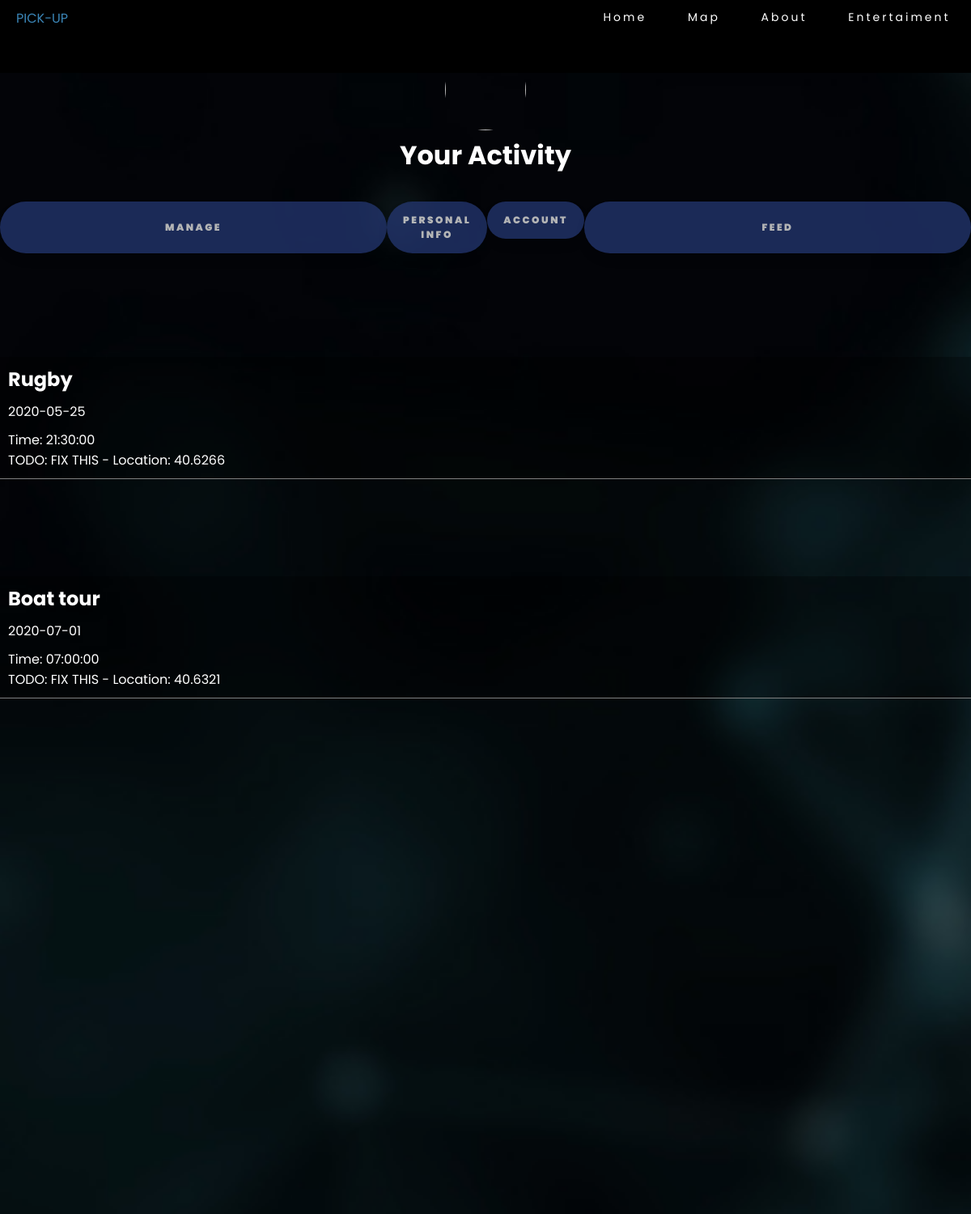
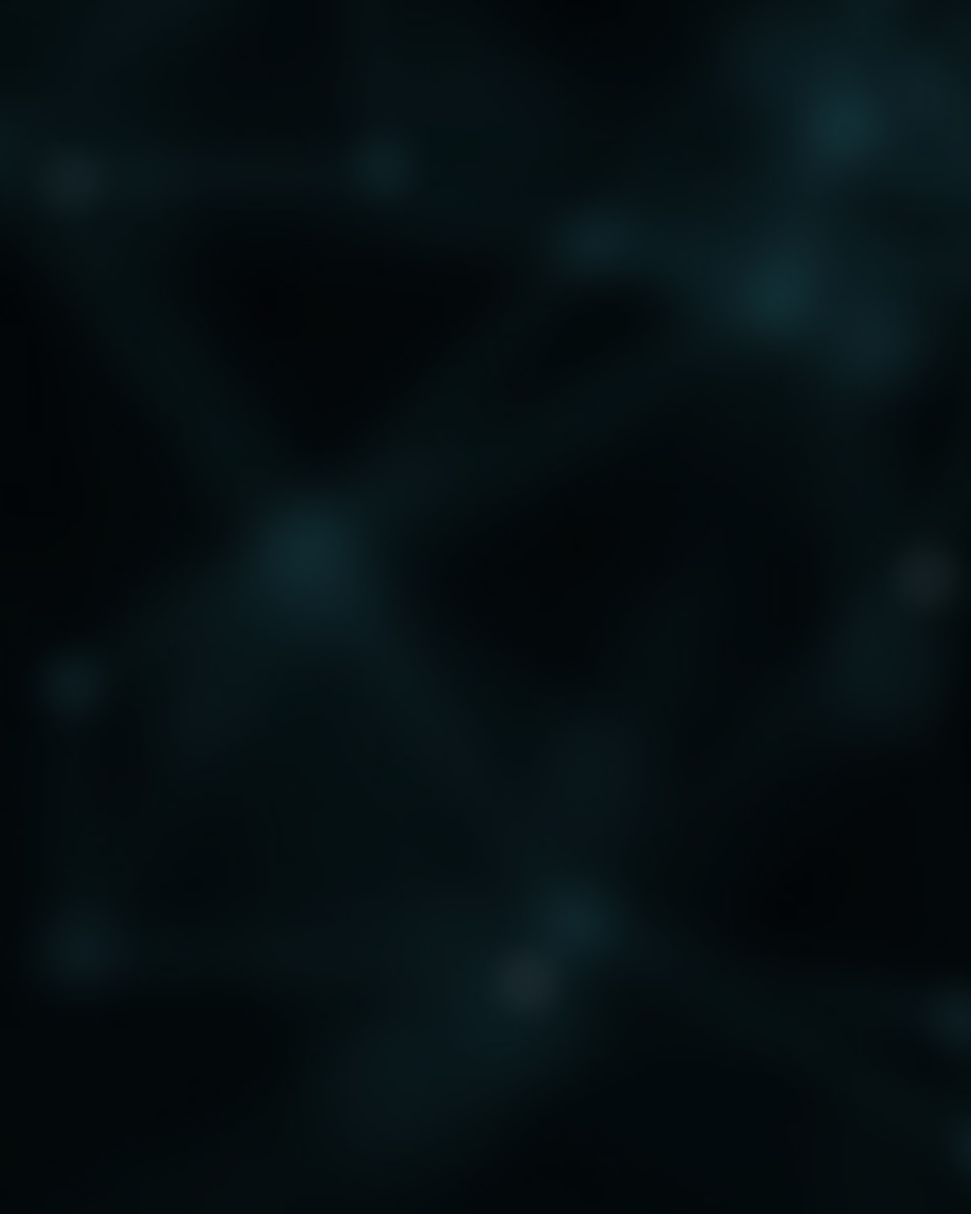
/your-activity.php (signed in), run on the app's committed database (2 pictures, top to bottom).
### tables this page shows
CREATE TABLE `events` (
  `event_id` varchar(13) NOT NULL,
  `date_of_event` date NOT NULL,
  `time_of_event` time NOT NULL,
  `subject` varchar(30) DEFAULT NULL,
  `max_users` int(11) DEFAULT NULL,
  `duration_of_event` time DEFAULT NULL,
  `date_of_posting` timestamp NOT NULL DEFAULT CURRENT_TIMESTAMP ON UPDATE CURRENT_TIMESTAMP,
  `lat` float DEFAULT NULL,
  `lng` float DEFAULT NULL,
  `description` longtext NOT NULL,
  `creator` varchar(30) NOT NULL
);

### authenticate.php (called while the page is built, shortened)
<?php
require_once('database.php');
require_once('query_auth.php');
function get_username(){
    if(isset($_SESSION['username'])){
        $u = $_SESSION['username'];
        return $u;
    }
    else{
        return 'avatar';
    }
}
?>

### database.php (called while the page is built, shortened)
    <?php
	function db_connect(){
    $servername = "localhost";
    $username = "learta";
    $password = "123";
	$dbname = "cwtest1";
	$conn = mysqli_connect($servername, $username,$password,$dbname);
		return $conn;
	}
?>

### query_auth.php (called while the page is built, shortened)
<?php
function get_UserEvents($username)
{
    $conn = db_connect();
    $sql = "SELECT * from events
            where events.event_id in
            (select event_id from isin where user_id = '$username');";
    $result = $conn->query($sql);
    return makeEvent($result);
}
function makeEvent($result){
    if ($result->num_rows > 0) {
        $events = array();
        for ($x = 0; $x < $result->num_rows; $x++) {
            $row = $result->fetch_assoc();
            $event_id = $row["event_id"];
            $date = $row["date_of_event"];
            $time = $row["time_of_event"];
            $title = $row["subject"];
            $lat = $row["lat"];
            $lng = $row["lng"];
            $description = $row["description"];
            $creator = $row["creator"];
            $max_users = $row["max_users"];
            $event = new Event($event_id, $date, $time, $title, $lat,$lng,$description, $creator,$max_users);
            array_push($events, $event);
        }
        return $events;
    }
}
class Event
{
    public $event_id, $date, $time, $title, $lat, $lng, $description, $creator, $max_users;
    function __construct($event_id, $date, $time, $title, $lat, $lng, $description,$creator, $max_users)
    {
        $this->date = $date;
        $this->time = $time;
        $this->title = $title;
        $this->lat = $lat;
    }
    function get_date()
    {
        return $this->date;
    }
    function get_time()
    {
        return $this->time;
    }
    function get_lat()
    {
        return $this->lat;
    }
    function get_title()
    {
        return $this->title;
    }
}
?>

### your-activity.php (the view, shortened to what this page needs)
<!DOCTYPE html>
<html lang="en">
    <head>
         <link rel="stylesheet" href="loginstyle.css">
        <link rel="stylesheet" href="style.css">
        <link rel="stylesheet" href="accountstyle.css">
    </head>
    <body>
        <nav>
            <div class ="logo">
              PICK-UP
            </div>
        <ul class = "nav-links">
            <li> <a href = "landing.php"> Home</a></li>
            <li> <a href = "Map.php"> Map</a></li>
            <li> <a href = "about.html"> About</a></li>
            <li> <a href = "#"> Entertaiment</a></li>
        </ul>
        </nav>
<div class='accontainer'>
<br>
    <?php
  require_once('authenticate.php');
 $u = get_username();
 echo (isset($_SESSION['username']) ?  "<img class='circular--square' src='images/$u.jpg'style=' position: relative;
  width: 100px;
  height:100px;
  overflow: hidden;
  border-radius: 50%; margin-top:3%;'>" :  "<img class='circular--square' src='images/avatar.png' style='margin-top:2%;'>");
      ?>
    <br>
      <h1><?php echo (isset($_SESSION['username']) ?"<p style='color:;'>Your Activity</p>" : ""); ?></h1>
     <br>
      <div class="accnav">
        <button class="manage"><stong>Manage</stong></button>
        <?php
       echo (isset($_SESSION['username']) ? "<a href = 'personal-info.php'><button class='personal-info'>Personal Info</button></a>"
       :"<button class = 'personalinfo'>Personal Info</button>");
        ?>
                <?php
        echo (isset($_SESSION['username']) ? "<a href = 'account.php'><button class='account'>Account</button></a>"
        :"<button class = 'personalinfo'>Account</button>");
         ?>
        <button class = "feed">Feed</button>
    </div>
       <?php
                    require_once('query_auth.php');
                    $event = get_UserEvents($_SESSION['username']);
                    for ($x = 0; $x < sizeof($event) ;$x++) {
                   echo
                       '<div class="classevent'.$x.'" id="">
                        <section class="postsection">
                        <h1 style="#0077CC:">'
                        .$event[$x]->get_title().
                        '
                        </h1>
                        <p>'.$event[$x]->get_date().'</p>
                        <div>Time: '.$event[$x]->get_time().'
                        <br>
                            TODO: FIX THIS - Location: '.$event[$x]->get_lat().'
                        </div>
                        </div>
                        '; }
                    ?>
</div>
    </body>
</html>

### loginstyle.css (style rules this page uses)
body { font-family: Arial, Helvetica, sans-serif; }
button { padding: 14px 20px; margin: 8px 0; width: 100%; color: black; font-size: 11px; text-transform: uppercase; letter-spacing: 2.5px; font-weight: 1000; color: white; background-color: rgba(39, 59, 122); border: none; border-radius: 45px; box-shadow: 0px 8px 15px rgba(0, 0, 0, 0.1); transition: all 0.3s ease 0s; cursor: pointer; outline: none; opacity: .7; font-size: 12px; font-family: 'Poppins'; }

### style.css (style rules this page uses)
* { margin: 0px; padding: 0px; box-sizing: border-box; }
body { background-color: black !important; background-size: cover; background-attachment: fixed; font-family: 'Poppins' !important; }
nav { position: fixed; width: 100%; display: flex; justify-content: space-between; height: 90px; font-family: 'Poppins'; background-color: black; z-index: 1; }
.logo { margin-left: 20px; margin-top: 10px; color: rgb(59, 134, 184); }
.nav-links { margin-top: 0.7%; display: flex; justify-content: space-around; width: 40%; }
.nav-links li { list-style: none; font-family: 'Poppins', sans-serif; }
.nav-links a { color: skyblue; text-decoration: none; letter-spacing: 3px; font-size: 14px; font-family: 'Poppins', sans-serif; }
.postsection { display: grid; text-align: left; grid-gap: 10px; width: 100%; height: auto; margin: auto; margin-top: 10%; background-color: rgba(0, 0, 0, 0.3); color: white; padding: 10px; border-bottom: 1px solid gray; transition: all 3s; }
.circular--square { width: 30px; }
html { --color: #1b71f3; --bgColor: #1b71f3; --size: 20px; --border: calc(var(--size) * 0.125); --borderRadius: calc(var(--size) * 0.5); --labelSize: calc(var(--size) * 0.75); --margin: calc(var(--size) * 0.25); --marginLeft: calc(var(--size) + calc(var(--size) * 0.5)); }
a:link, a:visited { color: white; text-decoration: none; }

### accountstyle.css (style rules this page uses)
.accontainer { width: 100%; height: 3000px; align-items: center; text-align: center; font-family: Poppins; color: #fff; background-image: url(images/acclanding.jpg); background-size: cover; background-attachment: fixed; }
.accnav { width: 100%; display: flex; justify-content: space-around; }
img { height: 100px; }
.accnav { background-color: transparent; }

### data on the page
events: subject "Rugby", date_of_event "2020-05-25", time_of_event "21:30:00", lat "40.6266"
events: subject "Boat tour", date_of_event "2020-07-01", time_of_event "07:00:00", lat "40.6321"
